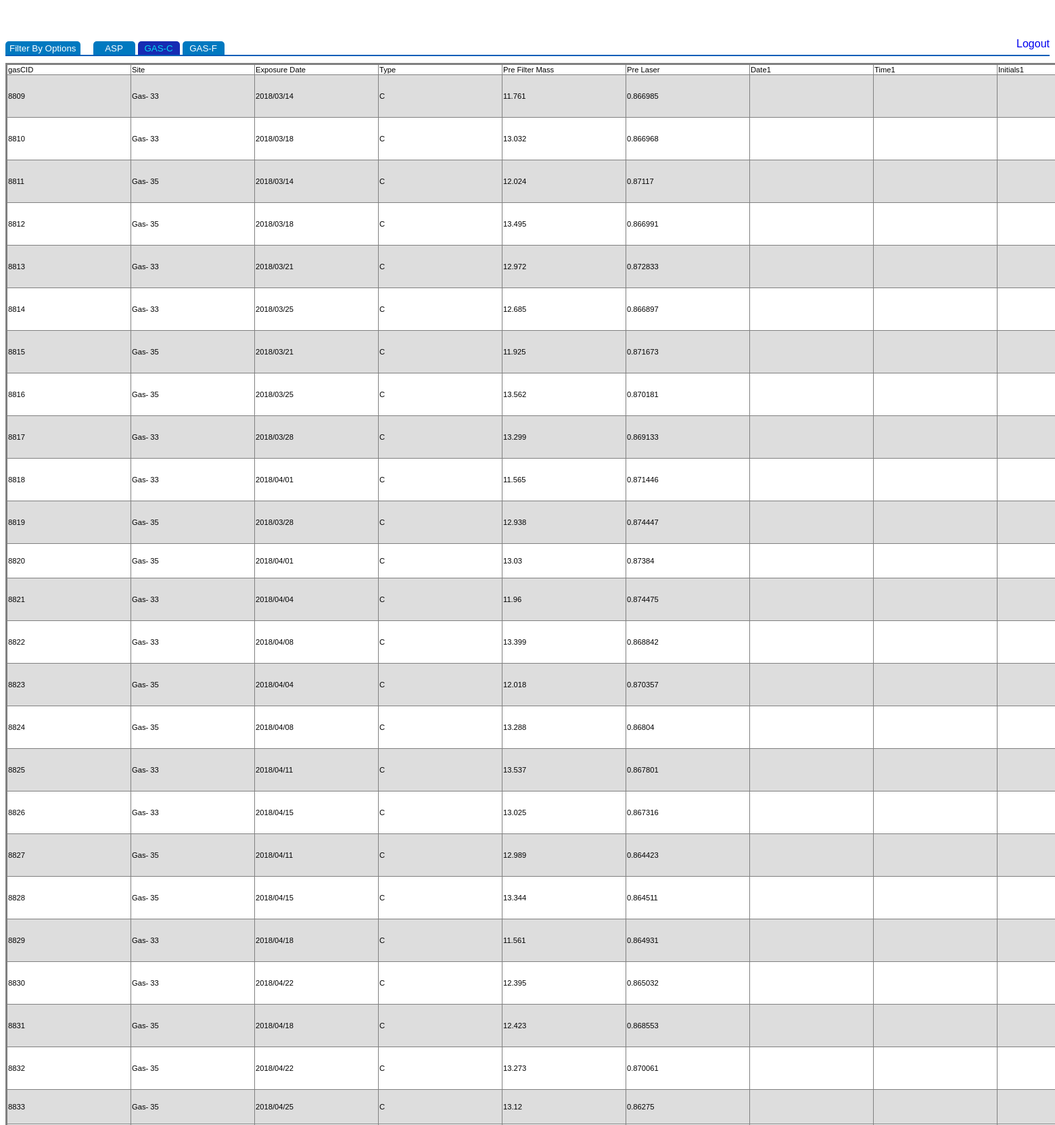
The page /AllGASCData.php (signed in, upper part) on the database its author committed.
### tables this page shows
CREATE TABLE IF NOT EXISTS `gasc` (
  `gasCID` int(11) NOT NULL AUTO_INCREMENT,
  `Site` varchar(15) DEFAULT NULL,
  `Exposure Date` text,
  `Type` char(1) DEFAULT NULL,
  `Pre Filter Mass` double DEFAULT NULL,
  `Pre Laser` double DEFAULT NULL,
  `Date1` text,
  `Time1` text,
  `Initials1` text,
  `Vacuum Valve Closed` int(11) DEFAULT NULL,
  `Pre Vacuum` double DEFAULT NULL,
  `Pre Mass Volume` int(11) DEFAULT NULL,
  `Post Filter Mass` double DEFAULT NULL,
  `Post Laser` double DEFAULT NULL,
  `Date2` text,
  `Time2` text,
  `Initials2` text,
  `Post Vacuum` double DEFAULT NULL,
  `Post Mass Volume` int(11) DEFAULT NULL,
  `Finish Flow Rate` double DEFAULT NULL,
  `Elapsed Time` double DEFAULT NULL,
  `Temperature Max` double DEFAULT NULL,
  `Temperature Min` double DEFAULT NULL,
  `Comments` text,
  `PostDate` text,
  `ReturnDate` text,
  `QA` text,
  `QR barcode Information` text,
  `Exposure Day` varchar(15) DEFAULT NULL,
  `Exposure Month` varchar(15) DEFAULT NULL,
  `Exposure Year` varchar(15) DEFAULT NULL,
  `SamplingDay` text,
  `I0 (405)` double DEFAULT NULL,
  `I0 (465)` double DEFAULT NULL,
  `I0 (525)` double DEFAULT NULL,
  `I0 (639)` double DEFAULT NULL,
  `I0 (870)` double DEFAULT NULL,
  `I0 (940)` double DEFAULT NULL,
  `I0 (1050)` double DEFAULT NULL,
  `I (405)` double DEFAULT NULL,
  `I (465)` double DEFAULT NULL,
  `I (525)` double DEFAULT NULL,
  `I (639)` double DEFAULT NULL,
  `I (870)` double DEFAULT NULL,
  `I (940)` double DEFAULT NULL,
  `I (1050)` double DEFAULT NULL,
  PRIMARY KEY (`gasCID`)
);

### AllGASCData.php (the view, shortened to what this page needs)
<?php
   require_once("db_connect.php");
   ?>
<!DOCTYPE html>
<html lang="en">
   <head>
      <link rel="stylesheet" href="CSS/styles.css">
      <link rel="stylesheet" href="CSS/font-awesome/css/font-awesome.min.css">
   </head>
   <body>
      <div class = "secondBarContainer">
         <div class = "secondBar">
            <button type = "button" onclick = "ToggleFilterMenu();" class = "btn-filter-menu">
               <p class = 'whiteText'>Filter By Options</p>
            </button>
            <button type = "button" onclick = "ViewASPData();" class = "btn-filter-menu" style = "margin-left:15px;">
               <p class = 'whiteText' style = "width:50px;">ASP</p>
            </button>
            <button type = "button" onclick = "ViewGASCData();" class = "btn-filter-menu" style = "background-color: #162bb3;">
               <p class = 'whiteText' style = "width:50px; color: #04dcf0;">GAS-C</p>
            </button>
            <button type = "button" onclick = "ViewGASFData();" class = "btn-filter-menu">
               <p class = 'whiteText' style = "width:50px;">GAS-F</p>
            </button>
            <div class = "rightDiv">
               <a href="logoff.php" style = "font-family:helvetica;">Logout</a>
            </div>
         </div>
      </div>
      <div class = "navSpacer"></div>
      <?php
         if (isset($_POST['column'])){
         if(isset($_POST['filter'])) {
         $chkbox = $_POST['filter'];
         $i = 0;
         $sql_where = implode (" , ", $chkbox);
         While($i < sizeof($sql_where))
         {
         $i++;
         }
         $sql = "SELECT $sql_where FROM gasc WHERE `Exposure Date` >= now()-interval 3 month ";
         $result = mysqli_query($connection,$sql) or die(mysql_error());
         if (mysqli_num_rows($result) == 0)
            {
                echo "Sorry, but we can not find an entry to match your query...<br><br>";
         	 }
         	     else
            {
               $all_property = array();
         echo '<table class="data-table" border="2" width="auto" overflow: "auto" ID="Table1" style="font-size: 70%;">
                <tr class="data-heading">';
         	while ($property = mysqli_fetch_field($result)) {
            echo '<td>' . $property->name . '</td>';
            array_push($all_property, $property->name);
         }
         }
         echo '</tr>';
         while ($row = mysqli_fetch_array($result)) {
            echo "<tr>";
            foreach ($all_property as $item) {
                echo '<td>' . $row[$item] . '<div style= "width:180px;"</div></td>';
            }
            echo '</tr>';
         }
         }
         }
		 else
            {
         $result = mysqli_query($connection,"SELECT * FROM gasc WHERE `Exposure Date` >= now()-interval 3 month");
         $all_property = array();
         echo '<table class="data-table" border="2" width="auto" overflow: "auto" ID="Table1" style="font-size: 70%;">
                <tr class="data-heading">';
         while ($property = mysqli_fetch_field($result)) {
            echo '<td>' . $property->name . '</td>';
            array_push($all_property, $property->name);
         }
         echo '</tr>';
         while ($row = mysqli_fetch_array($result)) {
            echo "<tr>";
            foreach ($all_property as $item) {
                echo '<td>' . $row[$item] . '<div style= "width:180px;"</div></td>';
            }
            echo '</tr>';
         }
         echo "</table>";
         }
         ?>
   </body>
</html>

### CSS/styles.css (style rules this page uses)
.secondBarContainer { position: fixed; padding-left: 8px; padding-right: 8px; left: 0px; right: 0px; background: white; margin-top: 48px; z-index: 1; }
.secondBar { height: 25px; width: 100%; border-bottom: 2px solid; border-color: #005eb8; }
.secondBar p { display: inline-block; margin: 0; }
.secondBar a { text-decoration: none; color: #0000EE; }
.rightDiv { display: inline-block; float: right; }
.navSpacer { width: 100%; height: 75px; }
.whiteText { padding: 0px; margin: 0px; vertical-align: middle; display: inline-block; color: white; font-family: Arial; margin-right: 5px; }
.btn-filter-menu { height: 80%; margin-top: 5px; background-color: #0079c0; border-style: none; border-top-left-radius: 5px; border-top-right-radius: 5px; }
button { font-family: Arial; }
a { text-decoration: none; color: #0000EE; }
table { margin-top: 10px; border-collapse: collapse; display: inline-block; background-color: white; }
td, th { text-align: left; font-family: Arial; }
tr:nth-child(even) { background-color: #dddddd; }

### rows shown on the page
gasc: gasCID "8809", Site "Gas- 33", Exposure Date "2018/03/14", Type "C", Pre Filter Mass "11.761", Pre Laser "0.866985"
gasc: gasCID "8810", Site "Gas- 33", Exposure Date "2018/03/18", Type "C", Pre Filter Mass "13.032", Pre Laser "0.866968"
gasc: gasCID "8811", Site "Gas- 35", Exposure Date "2018/03/14", Type "C", Pre Filter Mass "12.024", Pre Laser "0.87117"
gasc: gasCID "8812", Site "Gas- 35", Exposure Date "2018/03/18", Type "C", Pre Filter Mass "13.495", Pre Laser "0.866991"
gasc: gasCID "8813", Site "Gas- 33", Exposure Date "2018/03/21", Type "C", Pre Filter Mass "12.972", Pre Laser "0.872833"
gasc: gasCID "8814", Site "Gas- 33", Exposure Date "2018/03/25", Type "C", Pre Filter Mass "12.685", Pre Laser "0.866897"
gasc: gasCID "8815", Site "Gas- 35", Exposure Date "2018/03/21", Type "C", Pre Filter Mass "11.925", Pre Laser "0.871673"
gasc: gasCID "8816", Site "Gas- 35", Exposure Date "2018/03/25", Type "C", Pre Filter Mass "13.562", Pre Laser "0.870181"
gasc: gasCID "8817", Site "Gas- 33", Exposure Date "2018/03/28", Type "C", Pre Filter Mass "13.299", Pre Laser "0.869133"
gasc: gasCID "8818", Site "Gas- 33", Exposure Date "2018/04/01", Type "C", Pre Filter Mass "11.565", Pre Laser "0.871446"
gasc: gasCID "8819", Site "Gas- 35", Exposure Date "2018/03/28", Type "C", Pre Filter Mass "12.938", Pre Laser "0.874447"
gasc: gasCID "8820", Site "Gas- 35", Exposure Date "2018/04/01", Type "C", Pre Filter Mass "13.03", Pre Laser "0.87384"
gasc: gasCID "8821", Site "Gas- 33", Exposure Date "2018/04/04", Type "C", Pre Filter Mass "11.96", Pre Laser "0.874475"
gasc: gasCID "8822", Site "Gas- 33", Exposure Date "2018/04/08", Type "C", Pre Filter Mass "13.399", Pre Laser "0.868842"
gasc: gasCID "8823", Site "Gas- 35", Exposure Date "2018/04/04", Type "C", Pre Filter Mass "12.018", Pre Laser "0.870357"
gasc: gasCID "8824", Site "Gas- 35", Exposure Date "2018/04/08", Type "C", Pre Filter Mass "13.288", Pre Laser "0.86804"
gasc: gasCID "8825", Site "Gas- 33", Exposure Date "2018/04/11", Type "C", Pre Filter Mass "13.537", Pre Laser "0.867801"
gasc: gasCID "8826", Site "Gas- 33", Exposure Date "2018/04/15", Type "C", Pre Filter Mass "13.025", Pre Laser "0.867316"
gasc: gasCID "8827", Site "Gas- 35", Exposure Date "2018/04/11", Type "C", Pre Filter Mass "12.989", Pre Laser "0.864423"
gasc: gasCID "8828", Site "Gas- 35", Exposure Date "2018/04/15", Type "C", Pre Filter Mass "13.344", Pre Laser "0.864511"
gasc: gasCID "8829", Site "Gas- 33", Exposure Date "2018/04/18", Type "C", Pre Filter Mass "11.561", Pre Laser "0.864931"
gasc: gasCID "8830", Site "Gas- 33", Exposure Date "2018/04/22", Type "C", Pre Filter Mass "12.395", Pre Laser "0.865032"
gasc: gasCID "8831", Site "Gas- 35", Exposure Date "2018/04/18", Type "C", Pre Filter Mass "12.423", Pre Laser "0.868553"
gasc: gasCID "8832", Site "Gas- 35", Exposure Date "2018/04/22", Type "C", Pre Filter Mass "13.273", Pre Laser "0.870061"
gasc: gasCID "8833", Site "Gas- 35", Exposure Date "2018/04/25", Type "C", Pre Filter Mass "13.12", Pre Laser "0.86275"

### other values the page prints
$property->name "gasCID"
$property->name "Site"
$property->name "Exposure Date"
$property->name "Type"
$property->name "Pre Filter Mass"
$property->name "Pre Laser"
$property->name "Date1"
$property->name "Time1"
$property->name "Initials1"
